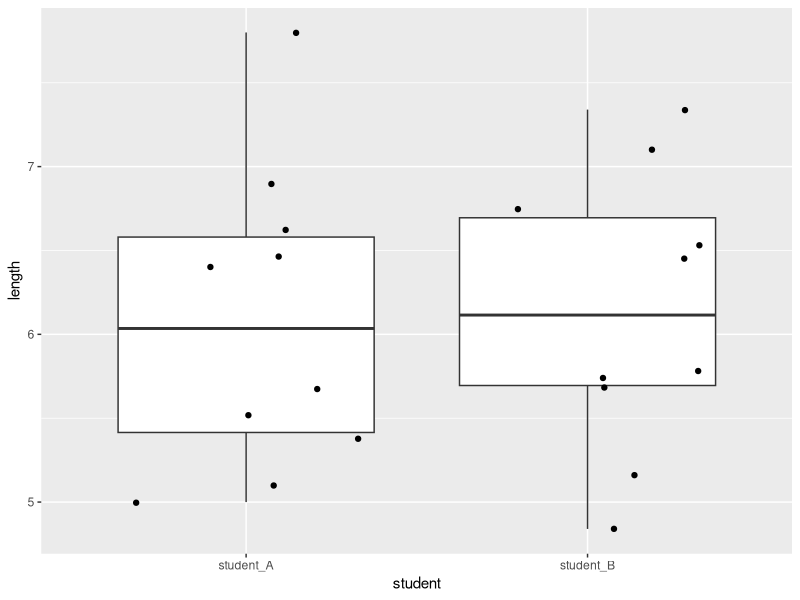

Generate this figure with R:
library(tidyverse)

student_A = c(6.9,7.8,5.38,5,5.67,6.62,6.40,5.1,6.46,5.52)
student_B = c(4.84,7.10,5.78,5.16, 6.75,6.53,7.34,5.68,6.45,5.74) 

wet_projectile = c(5.4, 3.56, 4.3, 3.72, 4.27, 4.35, 3.33, 4.70,3.03,3.48)

var_a = sd(student_A)^2
var_b = sd(student_B)^2
var_c = sd(wet_projectile)^2


dataset <- data.frame(
  student_A,student_B, idx = seq(1,10)
)

data_long <- dataset |> 
  pivot_longer(cols = starts_with("stud"), values_to = "length", names_to = "student")


data_long |> 
  ggplot(
    aes(
      x = student,
      y = length,
      # shape = student
    )
  )+
  geom_boxplot(
    # size = 5
  )+
  geom_jitter()
  
